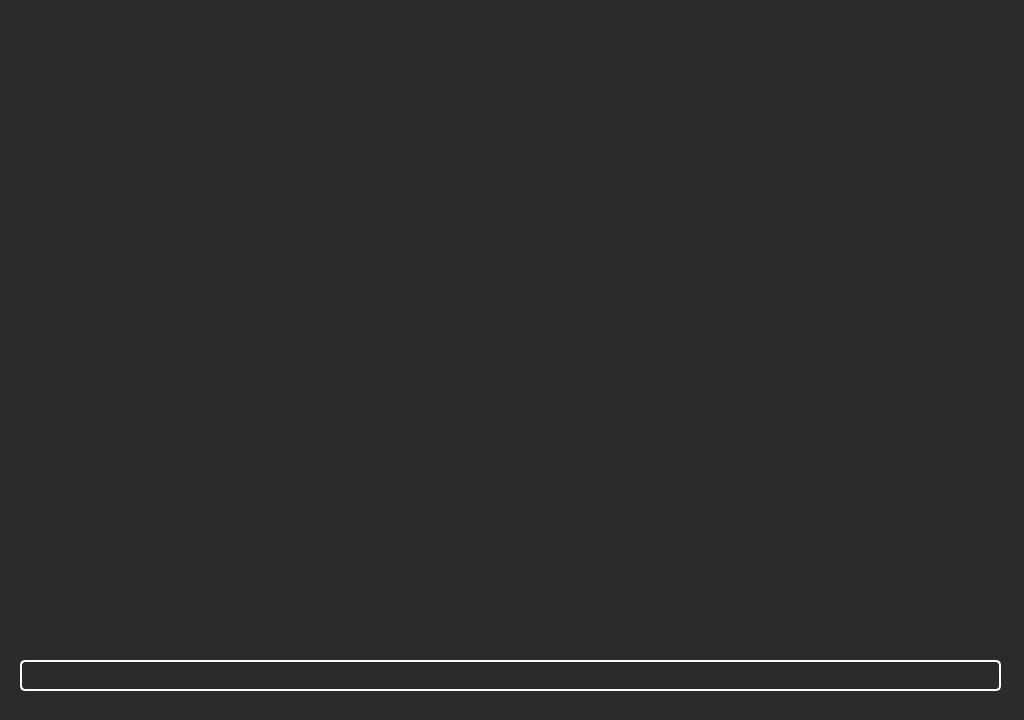
<?xml version="1.0" encoding="UTF-8"?>
<ui version="4.0">
 <class>MainWindow</class>
 <widget class="QMainWindow" name="MainWindow">
  <property name="enabled">
   <bool>true</bool>
  </property>
  <property name="geometry">
   <rect>
    <x>0</x>
    <y>0</y>
    <width>1024</width>
    <height>720</height>
   </rect>
  </property>
  <property name="minimumSize">
   <size>
    <width>1024</width>
    <height>720</height>
   </size>
  </property>
  <property name="maximumSize">
   <size>
    <width>1024</width>
    <height>720</height>
   </size>
  </property>
  <property name="font">
   <font>
    <pointsize>-1</pointsize>
   </font>
  </property>
  <property name="cursor">
   <cursorShape>ArrowCursor</cursorShape>
  </property>
  <property name="mouseTracking">
   <bool>false</bool>
  </property>
  <property name="focusPolicy">
   <enum>Qt::StrongFocus</enum>
  </property>
  <property name="windowTitle">
   <string>Ulysse (v6)</string>
  </property>
  <property name="layoutDirection">
   <enum>Qt::LeftToRight</enum>
  </property>
  <property name="autoFillBackground">
   <bool>false</bool>
  </property>
  <property name="styleSheet">
   <string notr="true">background-color: rgb(43, 43, 43);
font-size: 15px;</string>
  </property>
  <widget class="QWidget" name="centralwidget">
   <widget class="QLineEdit" name="user_input">
    <property name="geometry">
     <rect>
      <x>20</x>
      <y>660</y>
      <width>981</width>
      <height>31</height>
     </rect>
    </property>
    <property name="font">
     <font>
      <family>Consolas,serif</family>
      <pointsize>-1</pointsize>
     </font>
    </property>
    <property name="styleSheet">
     <string notr="true">color: #fff;
border-radius: 5px;
border: 2px solid #fff;
font-family: &quot;Consolas&quot;, serif;</string>
    </property>
   </widget>
   <widget class="QTextEdit" name="interactions">
    <property name="geometry">
     <rect>
      <x>20</x>
      <y>30</y>
      <width>981</width>
      <height>621</height>
     </rect>
    </property>
    <property name="font">
     <font>
      <family>Consolas,serif</family>
      <pointsize>-1</pointsize>
     </font>
    </property>
    <property name="styleSheet">
     <string notr="true">color: #fff;
border: 0px;
font-family: &quot;Consolas&quot;, serif;</string>
    </property>
    <property name="horizontalScrollBarPolicy">
     <enum>Qt::ScrollBarAlwaysOff</enum>
    </property>
    <property name="sizeAdjustPolicy">
     <enum>QAbstractScrollArea::AdjustToContents</enum>
    </property>
    <property name="undoRedoEnabled">
     <bool>false</bool>
    </property>
    <property name="readOnly">
     <bool>true</bool>
    </property>
    <property name="html">
     <string>&lt;!DOCTYPE HTML PUBLIC &quot;-//W3C//DTD HTML 4.0//EN&quot; &quot;http://www.w3.org/TR/REC-html40/strict.dtd&quot;&gt;
&lt;html&gt;&lt;head&gt;&lt;meta name=&quot;qrichtext&quot; content=&quot;1&quot; /&gt;&lt;style type=&quot;text/css&quot;&gt;
p, li { white-space: pre-wrap; }
&lt;/style&gt;&lt;/head&gt;&lt;body style=&quot; font-family:'Consolas,serif'; font-size:15px; font-weight:400; font-style:normal;&quot;&gt;
&lt;p style=&quot;-qt-paragraph-type:empty; margin-top:0px; margin-bottom:0px; margin-left:0px; margin-right:0px; -qt-block-indent:0; text-indent:0px; font-family:'Courier new,serif';&quot;&gt;&lt;br /&gt;&lt;/p&gt;&lt;/body&gt;&lt;/html&gt;</string>
    </property>
    <property name="textInteractionFlags">
     <set>Qt::LinksAccessibleByMouse|Qt::TextSelectableByMouse</set>
    </property>
   </widget>
  </widget>
  <widget class="QMenuBar" name="menubar">
   <property name="geometry">
    <rect>
     <x>0</x>
     <y>0</y>
     <width>1024</width>
     <height>26</height>
    </rect>
   </property>
  </widget>
  <widget class="QStatusBar" name="statusbar"/>
 </widget>
 <resources/>
 <connections/>
</ui>
